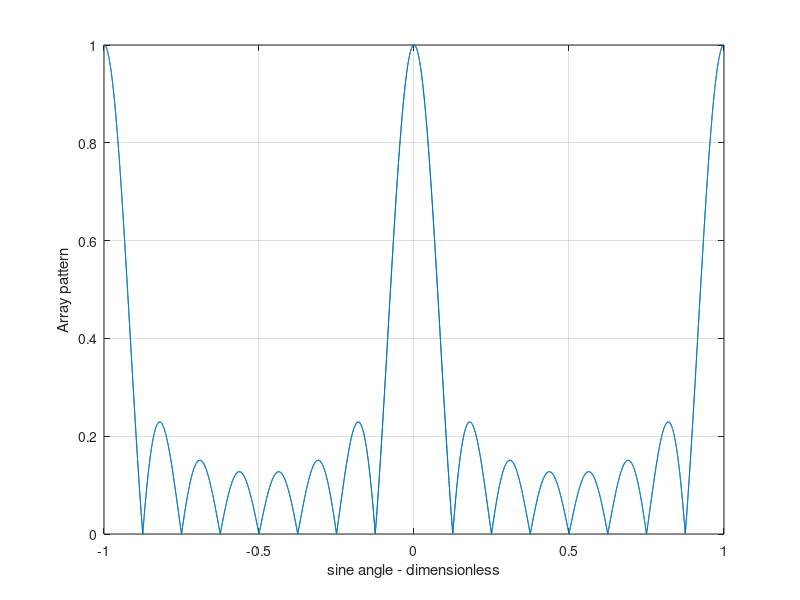
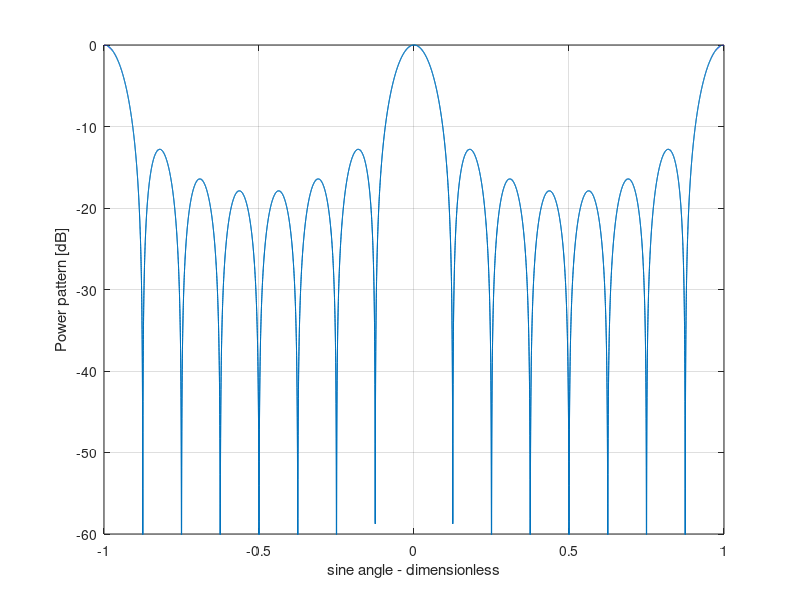
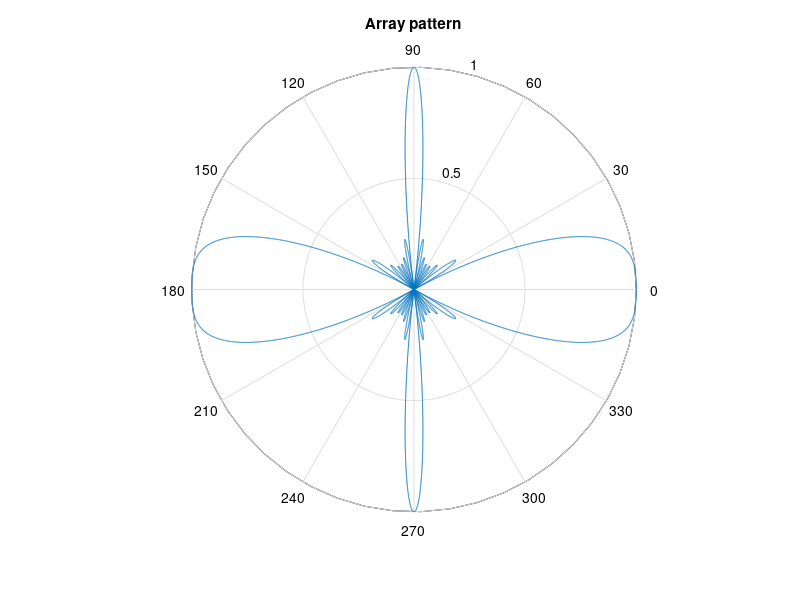

The MATLAB script that drew these images, in order: (Note: this script raises an error after producing the figures.)
% Use this code to produce figure 8.5a and 8.5b based on equation 8.34
clear all
close all
eps = 0.00001;
k = 2*pi;
theta = -pi : pi / 10791 : pi;
var = sin(theta);
nelements = 8;
d = 1;         %  d = 1;
num = sin((nelements * k * d * 0.5) .* var);

if(abs(num) <= eps)
   num = eps;
end
den = sin((k* d * 0.5) .* var);
if(abs(den) <= eps)
   den = eps;
end

pattern = abs(num ./ den);
maxval = max(pattern);
pattern = pattern ./ maxval;

figure(1)
plot(var,pattern)
xlabel('sine angle - dimensionless')
ylabel('Array pattern')
grid

figure(2)
plot(var,20*log10(pattern))
axis ([-1 1 -60 0])
xlabel('sine angle - dimensionless')
ylabel('Power pattern [dB]')
grid;

figure(3)
theta = theta +pi/2;
polar(theta,pattern)
title ('Array pattern')

figure(4)
polardb(theta,pattern)
title ('Power pattern [dB]')
